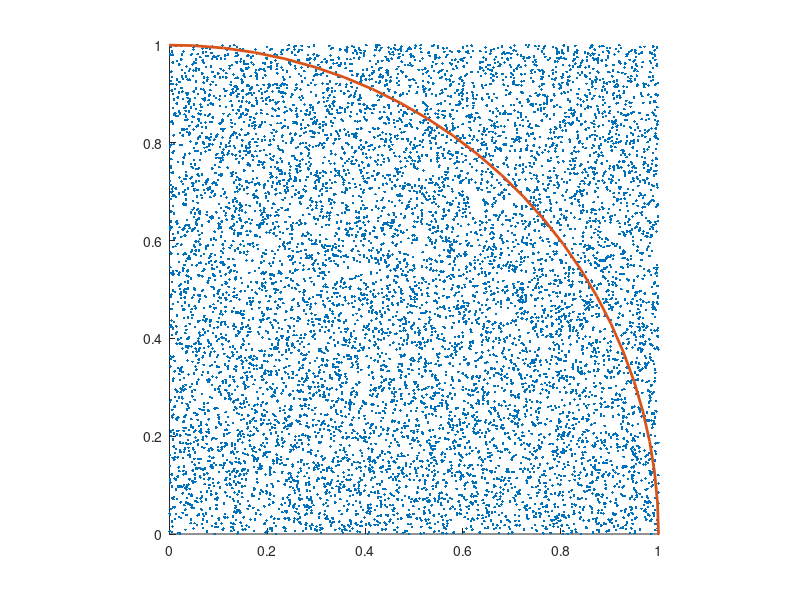

This figure's MATLAB source:
% Raindrop pi

clear
clc
clf

arithmeticMean = 0;
for i = 1:100
	% Initiate random raindrops
	drops = rand(2, 10000);

	% Distance of raindrop from origin
	distance = sqrt(drops(1,:).^2 + drops(2,:).^2);

	% Logical array of all drops inside the quadrant
	inside = distance <= 1;

	% Estimate pi
	piEstimate = 4 * sum(inside)/10000;

	arithmeticMean += piEstimate / 100;
endfor

% Plot the last run just for an illustration
hold on
plot(drops(1,:), drops(2,:), ".")
r = 1;
t = linspace(0,2*pi,100)';
circsx = r.*cos(t);
circsy = r.*sin(t);
plot(circsx, circsy, "linewidth", 2);
axis([0 1 0 1], "square")
shg

arithmeticMean
